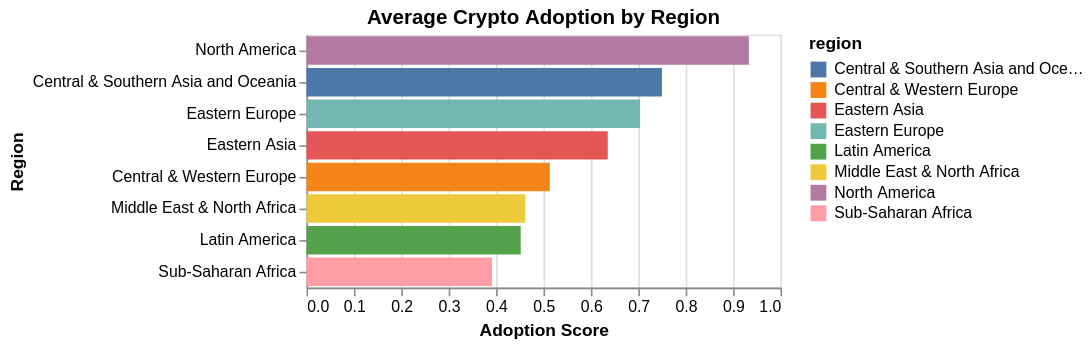

Notebook cell for this chart:
### Code cell
region_avg = model_data2.groupby("region")["adoption_score"].mean().reset_index()

alt.Chart(region_avg).mark_bar().encode(
    y=alt.Y("region", sort='-x', title="Region"),
    x=alt.X("adoption_score", title="Adoption Score"),
    color="region"
).properties(title="Average Crypto Adoption by Region")

### Figure 1 — Vega-Lite specification as saved in the notebook (floating-point values rounded to 4 significant figures)
{"config": {"view": {"continuousWidth": 300, "continuousHeight": 300}}, "data": {"name": "data-5c7c6e58b8acb11c61d920e14a2868f2"}, "mark": {"type": "bar"}, "encoding": {"color": {"field": "region", "type": "nominal"}, "x": {"field": "adoption_score", "title": "Adoption Score", "type": "quantitative"}, "y": {"field": "region", "sort": "-x", "title": "Region", "type": "nominal"}}, "title": "Average Crypto Adoption by Region", "$schema": "https://vega.github.io/schema/vega-lite/v6.1.0.json", "datasets": {"data-5c7c6e58b8acb11c61d920e14a2868f2": [{"region": "Central & Southern Asia and Oceania", "adoption_score": 0.7498}, {"region": "Central & Western Europe", "adoption_score": 0.5133}, {"region": "Eastern Asia", "adoption_score": 0.6356}, {"region": "Eastern Europe", "adoption_score": 0.7038}, {"region": "Latin America", "adoption_score": 0.4519}, {"region": "Middle East & North Africa", "adoption_score": 0.4617}, {"region": "North America", "adoption_score": 0.9333}, {"region": "Sub-Saharan Africa", "adoption_score": 0.3912}]}}
